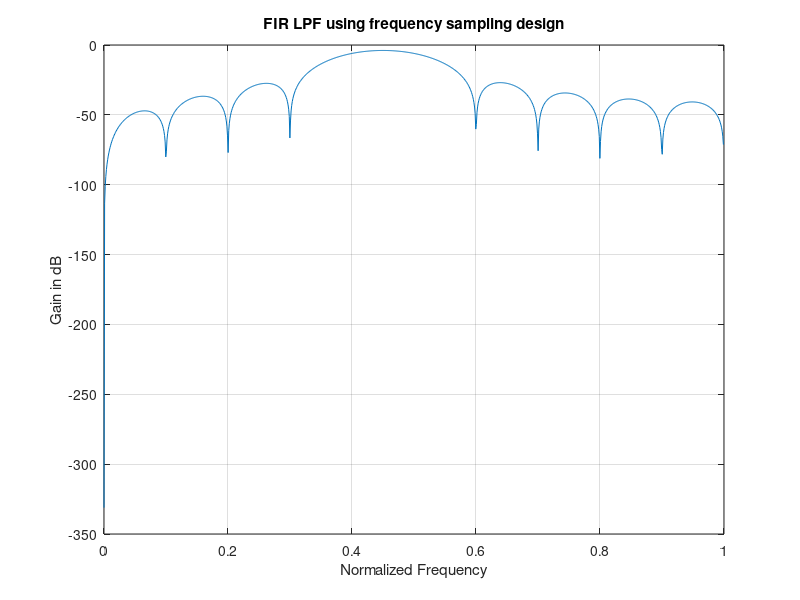

Write MATLAB code to recreate this figure.
clc;
clear all;
close all;

M = 20;
alpha = (M-1)/2;
Hrs = [zeros(1,4),1,1,zeros(1,14)];
k1 = 0: floor((M-1)/2);
k2 = floor((M-1)/2)+1:M-1;
angH = [-alpha*(2*pi)*k1/M, alpha*(2*pi)*(M-k2)/M];
H = Hrs.*exp(1i*angH);
h = real(ifft(H,M));
[H,W]=freqz([h],1,1024);

plot(W/pi,20*log10(abs(H))), zoom on, grid on;
title('FIR LPF using frequency sampling design');
xlabel('Normalized Frequency'), ylabel('Gain in dB');